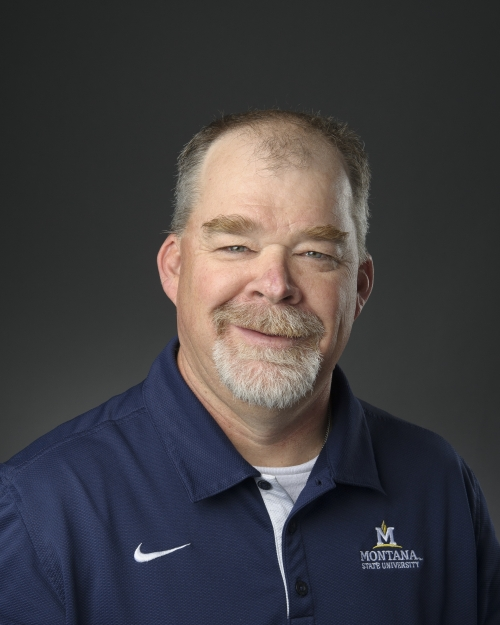
#> input picture OpenCV/ogTheOG.jpg, 500 x 625 px
$ python ConvertGrayscaleDemo.py
#> lines starting #> are read from the running program, lines starting #| are printed output that depends on the picture
import cv2 as cv

src = cv.imread("ogTheOG.jpg", 1)
#> src is the input picture: shape (625, 500, 3); mean B, G, R 65.7, 62.8, 65
if src is None:
    print("missing image")
else:
    cv.imshow("windowM", src)
    src = cv.cvtColor(src, cv.COLOR_RGB2GRAY)
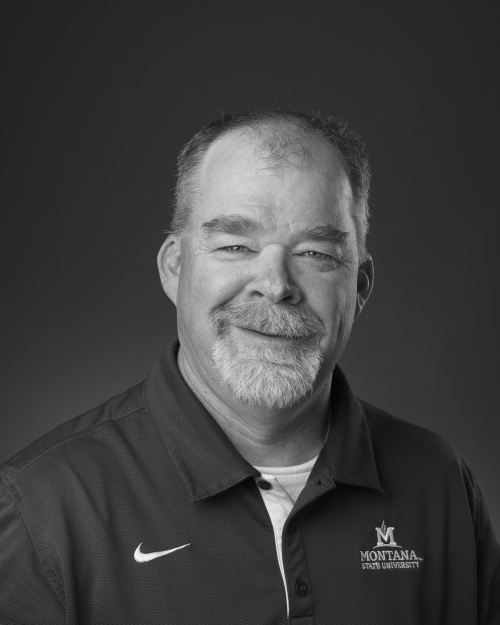
#> src: shape (625, 500); min 4, max 246, mean 63.7
    cv.imshow("windowMy", src)
